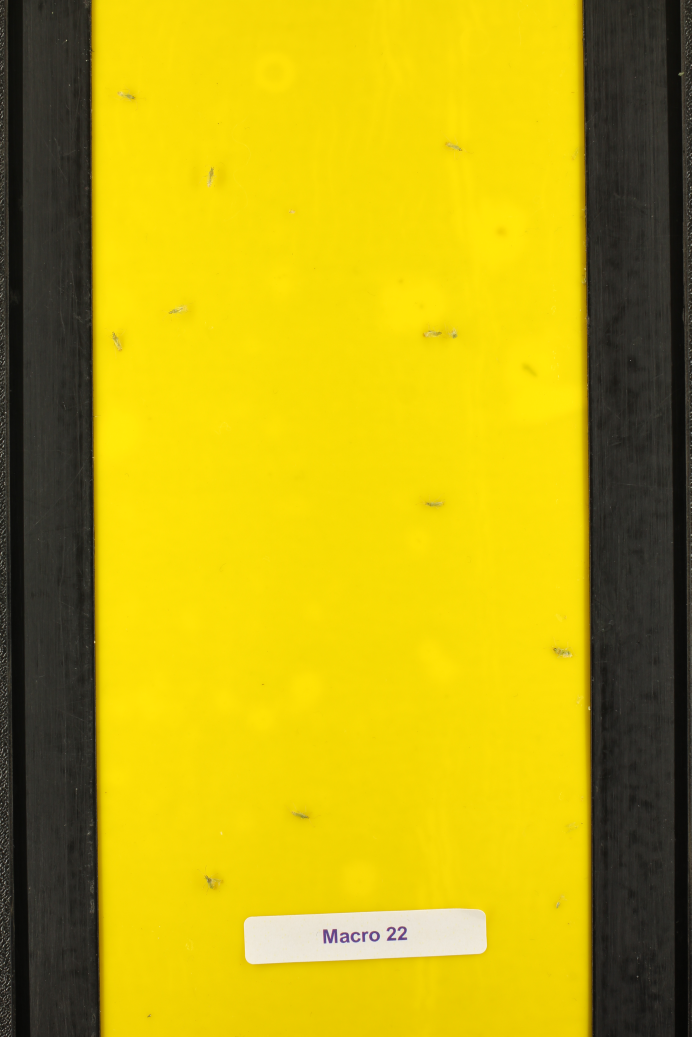
#> input picture assets/macro_test.jpg, 3456 x 5184 px (shown at 1/5 size)
$ python demo.py
#> lines starting #> are read from the running program, lines starting #| are printed output that depends on the picture; after the words box and inside, x2 and y2 are one past the last pixel; in counts of white or black regions, pixels touching at a corner belong together
import cv2
import matplotlib.pyplot as plt
import numpy as np

img_macro=cv2.imread('assets/macro_test.jpg')
#> img_macro is the input picture: shape (5184, 3456, 3); mean B, G, R 16.1, 167.5, 187.7
img_macro=cv2.cvtColor(img_macro,cv2.COLOR_BGR2RGB)
img_macro=img_macro[350:1900,450:1200,:]
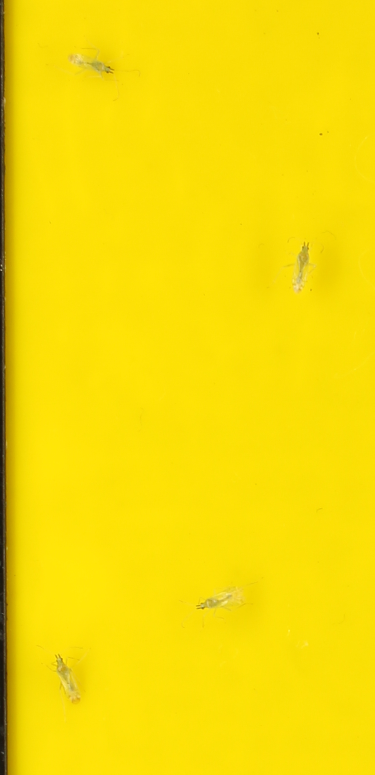
#> img_macro: shape (1550, 750, 3) (shown at 1/2 size); mean R, G, B 246.5, 218.5, 5.6
plt.imshow(img_macro)
# plt.show()

# (hMin = 19 , sMin = 0, vMin = 160), (hMax = 179 , sMax = 238, vMax = 254)

img_hsv=cv2.cvtColor(img_macro,cv2.COLOR_RGB2HSV)
#> img_hsv: shape (1550, 750, 3); mean H, S, V 26.3, 248.1, 246.5
hsv_mask=cv2.inRange(img_hsv,(0,19,160),(179,238,254))
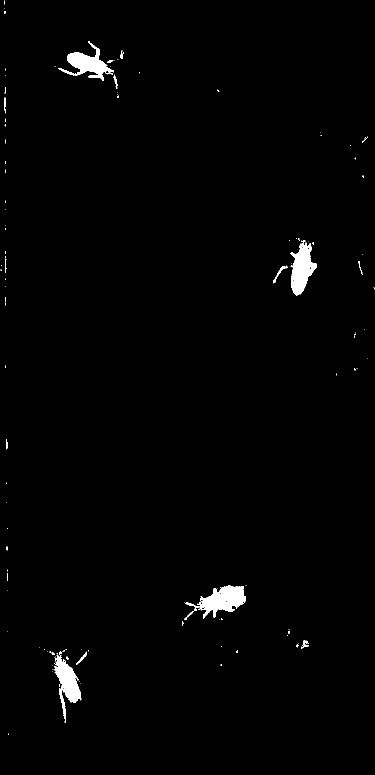
#> hsv_mask: shape (1550, 750) (shown at 1/2 size); 1.2% white; 131 white regions (112 under 20 px), largest, box (x1, y1, x2, y2) and area: (370, 1170, 492, 1238) 3615, (581, 480, 634, 591) 3190, (117, 82, 228, 162) 2901

plt.imshow(hsv_mask,'gray')
# plt.show()

img_init_masked=cv2.bitwise_and(img_macro,img_macro,mask=hsv_mask) #inital mask
plt.imshow(img_init_masked)
# plt.show()

img_nesi=cv2.imread('assets/nesi_test.jpg')
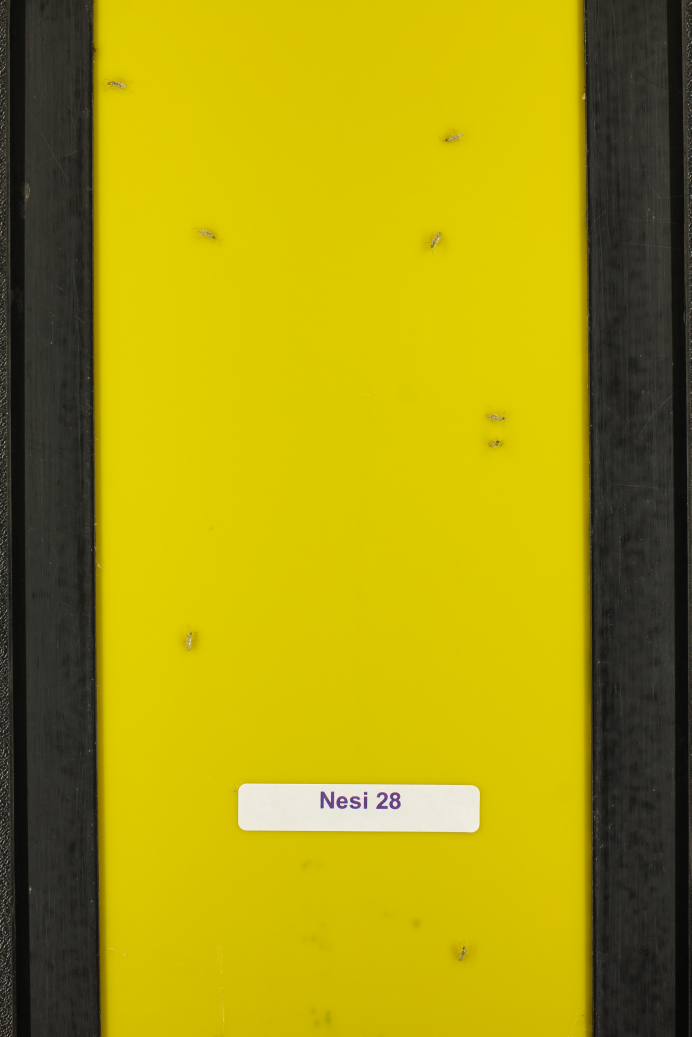
#> input picture assets/nesi_test.jpg, 3456 x 5184 px (shown at 1/5 size)
#> img_nesi is the input picture: shape (5184, 3456, 3); mean B, G, R 13.9, 152.8, 166.8
img_nesi=cv2.cvtColor(img_nesi,cv2.COLOR_BGR2RGB)
img_nesi=img_nesi[550:2400,2000:2600,:]
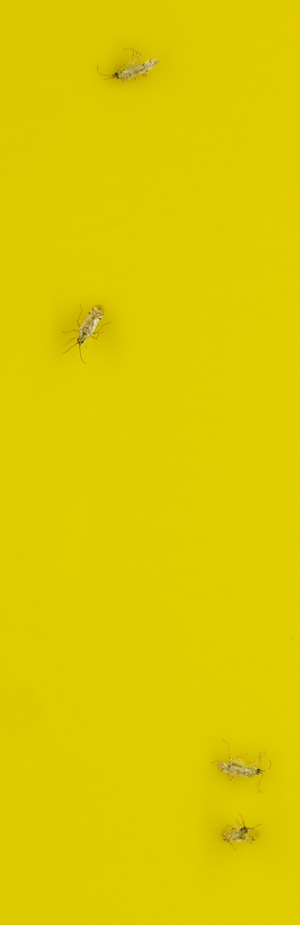
#> img_nesi: shape (1850, 600, 3) (shown at 1/2 size); mean R, G, B 221.5, 202.6, 0.7
# plt.imshow(img_nesi)
# plt.show()

img_hsv=cv2.cvtColor(img_nesi,cv2.COLOR_RGB2HSV)
#> img_hsv: shape (1850, 600, 3); mean H, S, V 27.6, 254.1, 221.5
hsv_mask=cv2.inRange(img_hsv,(0,0,0),(179,250,255))
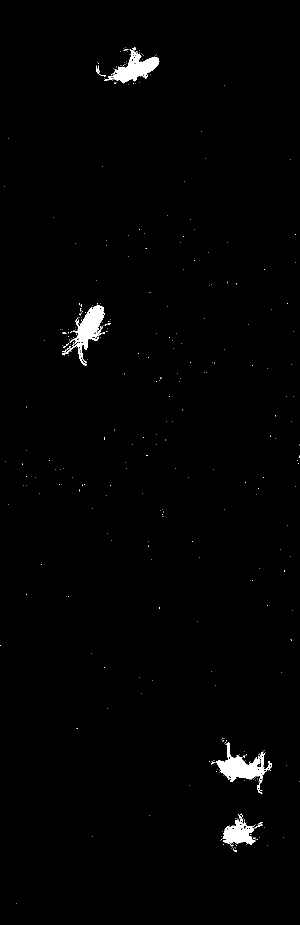
#> hsv_mask: shape (1850, 600) (shown at 1/2 size); 1.1% white; 362 white regions (351 under 20 px), largest, box (x1, y1, x2, y2) and area: (431, 1484, 532, 1588) 3332, (124, 611, 209, 732) 3061, (208, 99, 318, 167) 2853
# plt.imshow(hsv_mask,'gray')
# plt.show()

img_init_masked=cv2.bitwise_and(img_nesi,img_nesi,mask=hsv_mask) #inital mask
#> img_init_masked: shape (1850, 600, 3)
plt.imshow(img_init_masked)
# plt.show()


img_wf=cv2.imread('assets/wf_test.jpg')
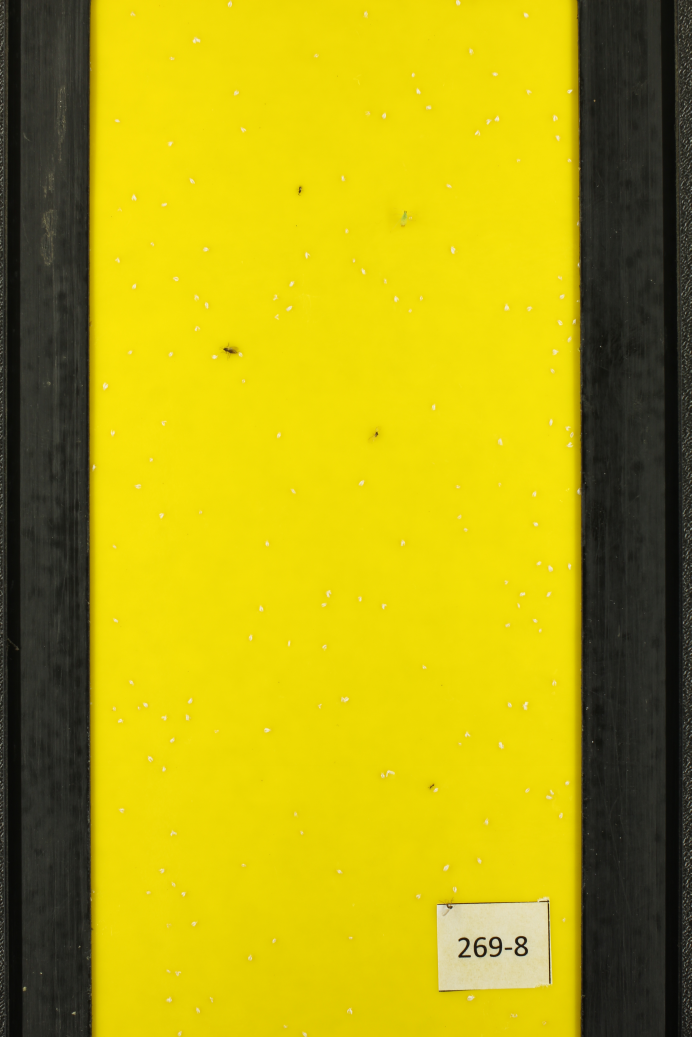
#> input picture assets/wf_test.jpg, 3456 x 5184 px (shown at 1/5 size)
#> img_wf is the input picture: shape (5184, 3456, 3); mean B, G, R 14.9, 165.4, 179.2
img_wf=cv2.cvtColor(img_wf,cv2.COLOR_BGR2RGB)
img_wf=img_wf[:,:,:]
plt.imshow(img_wf)
plt.show()

# (hMin = 0 , sMin = 0, vMin = 210), (hMax = 179 , sMax = 172, vMax = 255) wf

img_hsv=cv2.cvtColor(img_wf,cv2.COLOR_RGB2HSV)
#> img_hsv: shape (5184, 3456, 3); mean H, S, V 29.1, 188.5, 179.5
hsv_mask=cv2.inRange(img_hsv,(0,0,210),(179,172,255))
#> hsv_mask: shape (5184, 3456); 1.6% white; 247 white regions (57 under 20 px), largest, box (x1, y1, x2, y2) and area: (2183, 4483, 2752, 4952) 213451, (2743, 4508, 2762, 4924) 2080, (963, 186, 1002, 218) 777
plt.imshow(hsv_mask,'gray')
plt.show()

img_init_masked=cv2.bitwise_and(img_wf,img_wf,mask=hsv_mask) #inital mask
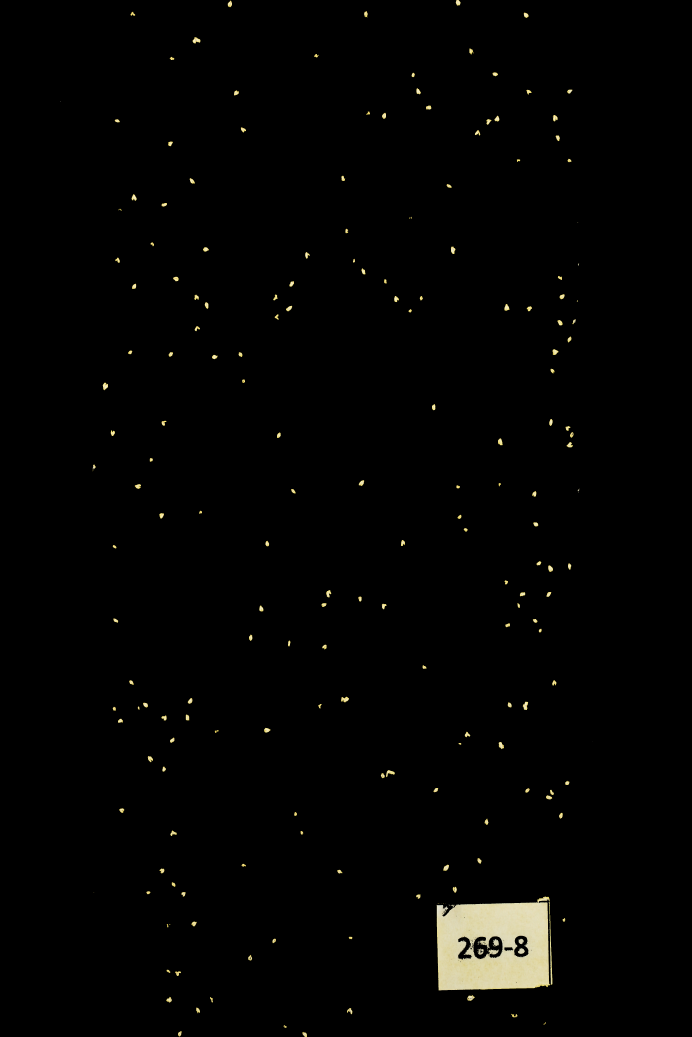
#> img_init_masked: shape (5184, 3456, 3) (shown at 1/5 size); mean R, G, B 3.6, 3.4, 2.6
plt.imshow(img_init_masked)
plt.show()
